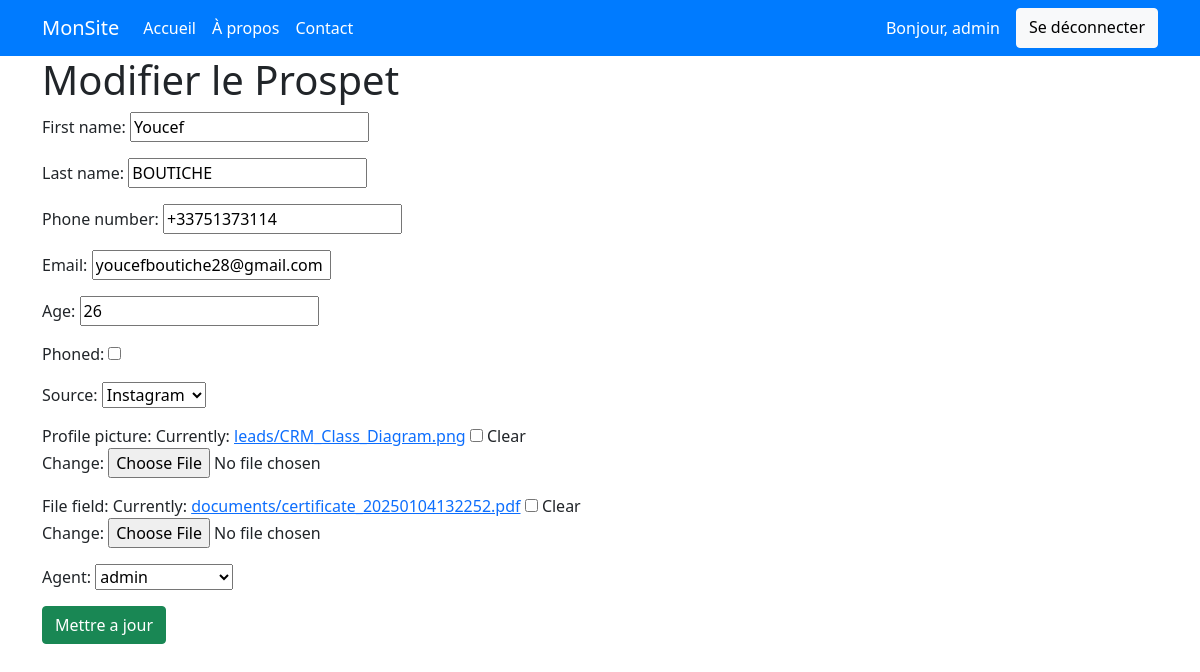
/mis-a-jour-prospet/4 (signed in), run on the app's committed database.
### crm_app/models.py (models this page shows, shortened)
class User(AbstractUser):
     pass

class Lead(models.Model):
    SOURCE_CHOICES = (
        ('Youtube','Youtube'),
        ('Google','Goole'),
        ('Newsletter','Newsletter'),
        ('Facebook','Facebook'),
        ('Instagram','Instagram'),
        ('TikTok','TikTok'),
    )
    first_name = models.CharField(max_length=255)
    last_name = models.CharField(max_length=255)
    phone_number = PhoneNumberField()
    email = models.EmailField(validators=[EmailValidator()])
    age = models.IntegerField(null=True, blank=True)
    phoned = models.BooleanField(default=False)
    source = models.CharField(choices=SOURCE_CHOICES,max_length=100)
    profile_picture = models.ImageField(null=True, blank=True,upload_to='leads/')
    file_field = models.FileField(null=True, blank=True,upload_to='documents/')
    agent = models.ForeignKey(Agent,on_delete=models.CASCADE)

### crm_app/views.py (the view)
# urls.py: path('mis-a-jour-prospet/<pk>',update_lead,name="update_lead"),
@login_required
def update_lead(request,pk):
    lead = Lead.objects.get(id=pk)
    form = LeadForm(instance=lead)
    if request.method=="POST":
        form = LeadForm(request.POST,request.FILES,instance=lead)
        if form.is_valid():
            form.save()
            return redirect('index')
    context = {
        'lead':lead,
        'form' : form
    }
    return render(request,'update_lead.html',context )

### crm_app/forms.py
class LeadForm(ModelForm):
    class Meta:
        model = Lead
        fields = '__all__'

### crm_app/models.py (called while the page is built)
    def __str__(self):
        return self.user.username

### crm_app/templates/update_lead.html (shortened to what this page needs)
{% extends "base.html" %}
{% load static %}
{% block content %}
    <div class="container">
        <h1>Modifier le Prospet</h1>
        <form method="post" enctype="multipart/form-data">
            {{ form.as_p }}
            <button type="submit" class="btn btn-success">Mettre a jour</button>
        </form>
    </div>
{% endblock %}

### crm_app/templates/navbar.html (shortened to what this page needs)
<nav class="navbar navbar-expand-lg navbar-dark">
    <div class="container">
        <a class="navbar-brand" href="#">MonSite</a>
        <div class="collapse navbar-collapse" id="navbarNav">
            <ul class="navbar-nav me-auto mb-2 mb-lg-0">
                <li class="nav-item">
                    <a class="nav-link active" aria-current="page" href="#">Accueil</a>
                </li>
                <li class="nav-item">
                    <a class="nav-link" href="#">À propos</a>
                </li>
                <li class="nav-item">
                    <a class="nav-link" href="#">Contact</a>
                </li>
            </ul>
            <div class="d-flex">
                {% if request.user.is_authenticated %}
                <a class="nav-link">Bonjour, {{ request.user.username }}</a>
                <a href="{% url 'logout' %}" class="btn btn-light">Se déconnecter</a>
                {% else %}
                    <a href="{% url 'login' %}" class="btn btn-custom me-2">Connexion</a>
                    <a href="{% url 'signup' %}" class="btn btn-custom me-2">S'inscrire</a>
                {% endif %}
            </div>
        </div>
    </div>
</nav>

### static/styles/style.css (style rules this page uses)
.navbar { background-color: #007bff; }
.navbar-brand, .nav-link { color: #fff !important; }

### data on the page
User: user.username "admin"
Lead: first_name "Youcef", last_name "BOUTICHE", phone_number "+33751373114", email "youcefboutiche28@gmail.com", age "26", source "Instagram", agent "admin"
